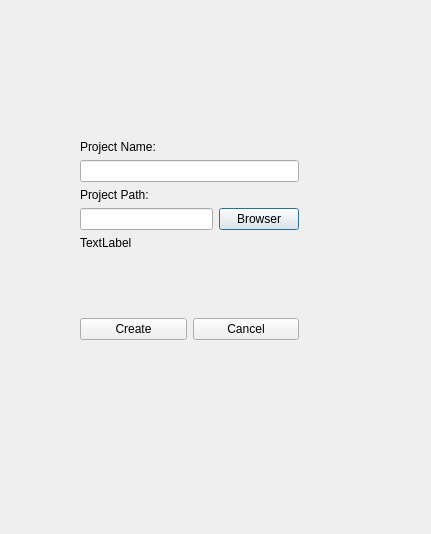
<?xml version="1.0" encoding="UTF-8"?>
<ui version="4.0">
    <class>NewProjectDialog</class>
    <widget class="QDialog" name="NewProjectDialog">
        <property name="geometry">
            <rect>
                <x>0</x>
                <y>0</y>
                <width>431</width>
                <height>534</height>
            </rect>
        </property>
        <property name="windowTitle">
            <string>NewProjectDialog</string>
        </property>
        <widget class="QWidget" name="layoutWidget">
            <property name="geometry">
                <rect>
                    <x>80</x>
                    <y>140</y>
                    <width>219</width>
                    <height>200</height>
                </rect>
            </property>
            <layout class="QVBoxLayout" name="verticalLayout_2">
                <item>
                    <layout class="QVBoxLayout" name="verticalLayout">
                        <item>
                            <widget class="QLabel" name="ProjectName_LB">
                                <property name="text">
                                    <string>Project Name:</string>
                                </property>
                            </widget>
                        </item>
                        <item>
                            <widget class="QLineEdit" name="ProjectName_LE"/>
                        </item>
                        <item>
                            <widget class="QLabel" name="ProjectPath_LB">
                                <property name="text">
                                    <string>Project Path:</string>
                                </property>
                            </widget>
                        </item>
                        <item>
                            <layout class="QHBoxLayout" name="horizontalLayout">
                                <item>
                                    <widget class="QLineEdit" name="ProjectPath_LE"/>
                                </item>
                                <item>
                                    <widget class="QPushButton" name="Browser_PB">
                                        <property name="text">
                                            <string>Browser</string>
                                        </property>
                                    </widget>
                                </item>
                            </layout>
                        </item>
                        <item>
                            <widget class="QLabel" name="ProjectState_LB">
                                <property name="text">
                                    <string>TextLabel</string>
                                </property>
                            </widget>
                        </item>
                    </layout>
                </item>
                <item>
                    <spacer name="verticalSpacer">
                        <property name="orientation">
                            <enum>Qt::Orientation::Vertical</enum>
                        </property>
                        <property name="sizeHint" stdset="0">
                            <size>
                                <width>20</width>
                                <height>40</height>
                            </size>
                        </property>
                    </spacer>
                </item>
                <item>
                    <layout class="QHBoxLayout" name="horizontalLayout_2">
                        <item>
                            <widget class="QPushButton" name="Create_PB">
                                <property name="text">
                                    <string>Create</string>
                                </property>
                            </widget>
                        </item>
                        <item>
                            <widget class="QPushButton" name="Cancel_PB">
                                <property name="text">
                                    <string>Cancel</string>
                                </property>
                            </widget>
                        </item>
                    </layout>
                </item>
            </layout>
        </widget>
    </widget>
    <resources/>
    <connections/>
</ui>
